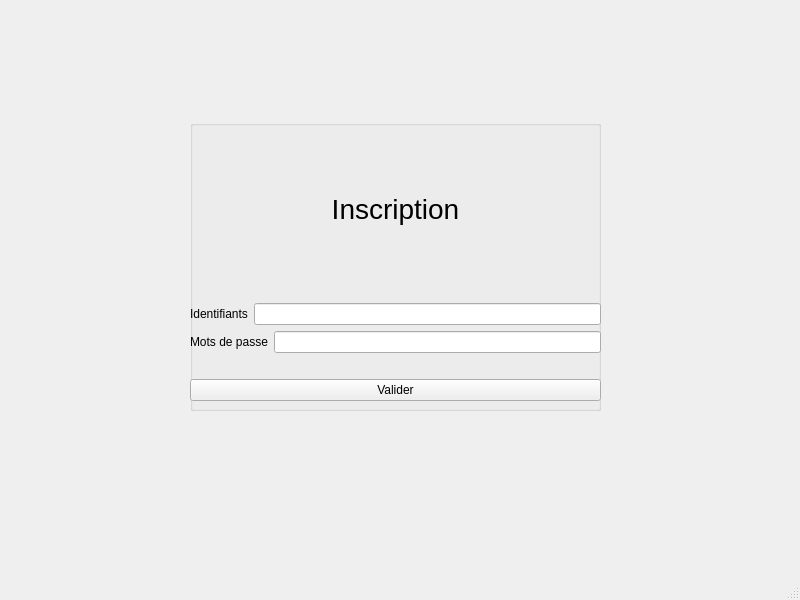
<?xml version="1.0" encoding="UTF-8"?>
<ui version="4.0">
 <class>MainWindow</class>
 <widget class="QMainWindow" name="MainWindow">
  <property name="geometry">
   <rect>
    <x>0</x>
    <y>0</y>
    <width>800</width>
    <height>600</height>
   </rect>
  </property>
  <property name="windowTitle">
   <string>MainWindow</string>
  </property>
  <widget class="QWidget" name="centralwidget">
   <property name="layoutDirection">
    <enum>Qt::LeftToRight</enum>
   </property>
   <widget class="QGroupBox" name="groupBox">
    <property name="geometry">
     <rect>
      <x>190</x>
      <y>120</y>
      <width>411</width>
      <height>291</height>
     </rect>
    </property>
    <property name="title">
     <string/>
    </property>
    <property name="alignment">
     <set>Qt::AlignCenter</set>
    </property>
    <widget class="QWidget" name="verticalLayoutWidget">
     <property name="geometry">
      <rect>
       <x>0</x>
       <y>0</y>
       <width>411</width>
       <height>281</height>
      </rect>
     </property>
     <layout class="QVBoxLayout" name="verticalLayout">
      <property name="sizeConstraint">
       <enum>QLayout::SetMinAndMaxSize</enum>
      </property>
      <property name="leftMargin">
       <number>0</number>
      </property>
      <item>
       <widget class="QLabel" name="label">
        <property name="font">
         <font>
          <pointsize>21</pointsize>
         </font>
        </property>
        <property name="text">
         <string>Inscription</string>
        </property>
        <property name="alignment">
         <set>Qt::AlignCenter</set>
        </property>
       </widget>
      </item>
      <item>
       <layout class="QHBoxLayout" name="horizontalLayout_2">
        <property name="sizeConstraint">
         <enum>QLayout::SetNoConstraint</enum>
        </property>
        <item>
         <widget class="QLabel" name="IDlabel">
          <property name="text">
           <string>Identifiants</string>
          </property>
          <property name="alignment">
           <set>Qt::AlignCenter</set>
          </property>
         </widget>
        </item>
        <item>
         <widget class="QLineEdit" name="IDedit"/>
        </item>
       </layout>
      </item>
      <item>
       <layout class="QHBoxLayout" name="horizontalLayout_3">
        <property name="sizeConstraint">
         <enum>QLayout::SetNoConstraint</enum>
        </property>
        <item>
         <widget class="QLabel" name="MDPlabel">
          <property name="text">
           <string>Mots de passe</string>
          </property>
          <property name="alignment">
           <set>Qt::AlignCenter</set>
          </property>
         </widget>
        </item>
        <item>
         <widget class="QLineEdit" name="MDPedit"/>
        </item>
       </layout>
      </item>
      <item>
       <spacer name="horizontalSpacer">
        <property name="orientation">
         <enum>Qt::Horizontal</enum>
        </property>
        <property name="sizeHint" stdset="0">
         <size>
          <width>40</width>
          <height>20</height>
         </size>
        </property>
       </spacer>
      </item>
      <item>
       <widget class="QPushButton" name="ButtonValider">
        <property name="autoFillBackground">
         <bool>false</bool>
        </property>
        <property name="text">
         <string>Valider</string>
        </property>
       </widget>
      </item>
     </layout>
    </widget>
   </widget>
  </widget>
  <widget class="QMenuBar" name="menubar">
   <property name="geometry">
    <rect>
     <x>0</x>
     <y>0</y>
     <width>800</width>
     <height>26</height>
    </rect>
   </property>
  </widget>
  <widget class="QStatusBar" name="statusbar"/>
 </widget>
 <resources/>
 <connections>
  <connection>
   <sender>ButtonValider</sender>
   <signal>clicked()</signal>
   <receiver>MainWindow</receiver>
   <slot>close()</slot>
   <hints>
    <hint type="sourcelabel">
     <x>319</x>
     <y>422</y>
    </hint>
    <hint type="destinationlabel">
     <x>395</x>
     <y>475</y>
    </hint>
   </hints>
  </connection>
 </connections>
</ui>
